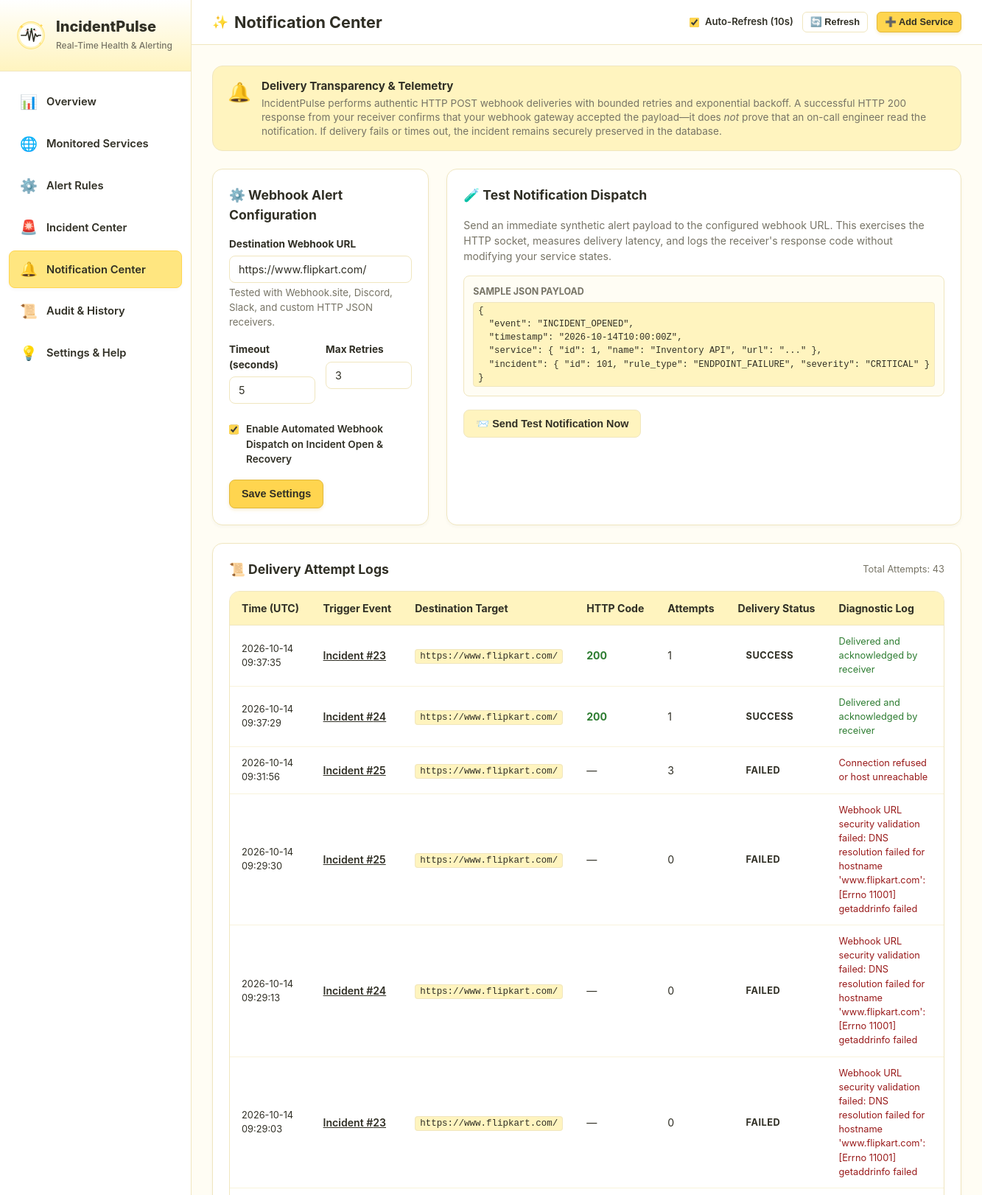
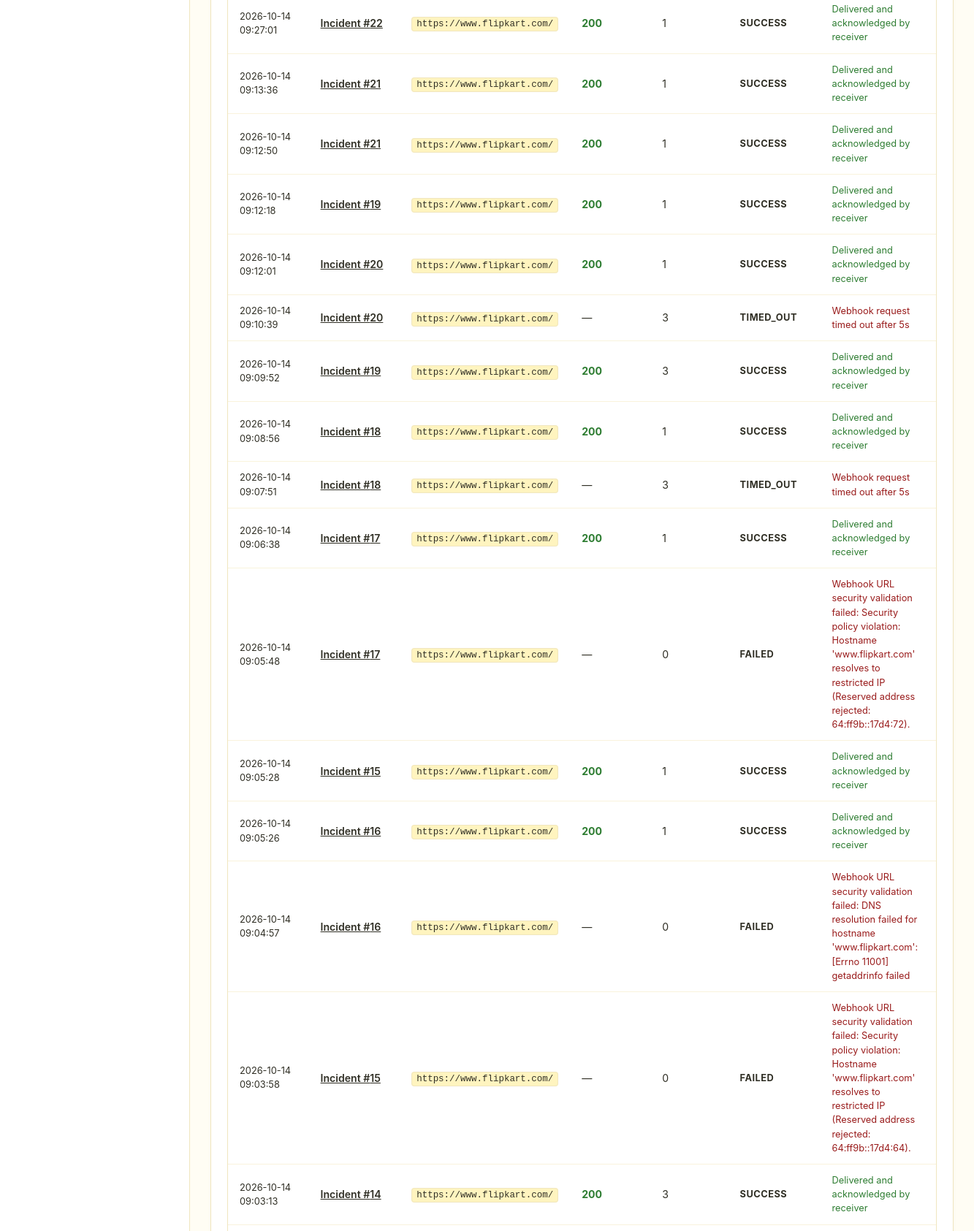
The page /notifications (upper part) on the database its author committed (2 pictures, top to bottom).
### tables this page shows
CREATE TABLE notification_configs (
                id INTEGER PRIMARY KEY AUTOINCREMENT,
                channel_type TEXT NOT NULL DEFAULT 'WEBHOOK',
                webhook_url TEXT,
                is_enabled INTEGER NOT NULL DEFAULT 1,
                timeout_seconds INTEGER NOT NULL DEFAULT 5,
                max_retries INTEGER NOT NULL DEFAULT 3,
                created_at TEXT NOT NULL,
                updated_at TEXT NOT NULL
            );

CREATE TABLE notification_logs (
                id INTEGER PRIMARY KEY AUTOINCREMENT,
                incident_id INTEGER,
                channel_type TEXT NOT NULL DEFAULT 'WEBHOOK',
                target_url TEXT NOT NULL,
                payload_preview TEXT,
                status TEXT NOT NULL,
                http_status INTEGER,
                attempt_number INTEGER NOT NULL DEFAULT 1,
                error_message TEXT,
                created_at TEXT NOT NULL,
                FOREIGN KEY (incident_id) REFERENCES incidents(id) ON DELETE SET NULL
            );

### incidentpulse/routes/web.py (the view)
@web_bp.route("/notifications")
def notifications_page():
    conn = get_db_connection()
    try:
        config = get_notification_config(conn)
        logs, total = get_notification_logs(limit=50)
        return render_template(
            "notifications.html",
            config=dict(config) if config else None,
            logs=logs,
            total=total
        )
    finally:
        conn.close()

### incidentpulse/database.py (called while the page is built)
def get_db_path() -> str:
    global _DB_PATH
    if _DB_PATH is None:
        from incidentpulse.config import Config
        set_db_path(Config.DB_PATH)
    return _DB_PATH

def get_db_connection() -> sqlite3.Connection:
    conn = sqlite3.connect(get_db_path(), timeout=10.0)
    conn.row_factory = sqlite3.Row
    conn.execute("PRAGMA foreign_keys = ON;")
    conn.execute("PRAGMA journal_mode = WAL;")
    return conn

### incidentpulse/models.py (called while the page is built)
def get_notification_logs(limit: int = 50, offset: int = 0) -> Tuple[List[Dict[str, Any]], int]:
    conn = get_db_connection()
    try:
        cur_count = conn.execute("SELECT COUNT(*) as total FROM notification_logs")
        total = cur_count.fetchone()["total"]
        cur = conn.execute("""
            SELECT nl.*, i.title as incident_title
            FROM notification_logs nl
            LEFT JOIN incidents i ON nl.incident_id = i.id
            ORDER BY nl.created_at DESC
            LIMIT ? OFFSET ?
        """, (limit, offset))
        return [dict(r) for r in cur.fetchall()], total
    finally:
        conn.close()

### incidentpulse/monitoring/notifications.py (called while the page is built)
def get_notification_config(conn: sqlite3.Connection) -> Optional[sqlite3.Row]:
    cur = conn.execute("""
        SELECT * FROM notification_configs
        WHERE is_enabled = 1
        ORDER BY id DESC LIMIT 1
    """)
    return cur.fetchone()

### incidentpulse/templates/notifications.html (shortened to what this page needs)
{% extends "base.html" %}
{% block page_title %}Notification Center{% endblock %}
{% block content %}
<div style="background-color: var(--bg-soft-yellow); border: 1.5px solid var(--border-color); border-radius: var(--radius-md); padding: 16px 20px; margin-bottom: 24px; display: flex; align-items: flex-start; gap: 14px;">
  <span style="font-size: 1.6rem;">🔔</span>
  <div>
    <h4 style="font-size: 0.95rem; font-weight: 700; color: var(--text-main); margin-bottom: 2px;">
      Delivery Transparency & Telemetry
    </h4>
    <p style="font-size: 0.85rem; color: var(--text-secondary); line-height: 1.4;">
      IncidentPulse performs authentic HTTP POST webhook deliveries with bounded retries and exponential backoff. A successful HTTP 200 response from your receiver confirms that your webhook gateway accepted the payload—it does <em>not</em> prove that an on-call engineer read the notification. If delivery fails or times out, the incident remains securely preserved in the database.
    </p>
  </div>
</div>
<div style="display: grid; grid-template-columns: 1fr 1fr; gap: 24px; margin-bottom: 24px;">
  <div class="card">
    <div class="card-header">
      <h3 class="card-title">⚙️ Webhook Alert Configuration</h3>
    </div>
    <form id="notificationConfigForm">
      <div class="form-group">
        <label class="form-label" for="webhook_url">Destination Webhook URL</label>
        <input type="url" id="webhook_url" name="webhook_url" class="form-control"
               placeholder="https://webhook.site/... or https://discord.com/api/webhooks/..."
               value="{{ config.webhook_url if config and config.webhook_url else '' }}">
        <small style="color: var(--text-secondary); display: block; margin-top: 4px;">
          Tested with Webhook.site, Discord, Slack, and custom HTTP JSON receivers.
        </small>
      </div>
      <div style="display: grid; grid-template-columns: 1fr 1fr; gap: 14px;">
        <div class="form-group">
          <label class="form-label" for="timeout_seconds">Timeout (seconds)</label>
          <input type="number" id="timeout_seconds" name="timeout_seconds" class="form-control"
                 value="{{ config.timeout_seconds if config else 5 }}" min="1" max="30">
        </div>
        <div class="form-group">
          <label class="form-label" for="max_retries">Max Retries</label>
          <input type="number" id="max_retries" name="max_retries" class="form-control"
                 value="{{ config.max_retries if config else 3 }}" min="1" max="5">
        </div>
      </div>
      <div class="form-check" style="margin-bottom: 18px;">
        <input type="checkbox" id="is_enabled" name="is_enabled"
               {% if not config or config.is_enabled %}checked{% endif %}>
        <label for="is_enabled" style="font-size: 0.85rem; font-weight: 600; cursor: pointer;">
          Enable Automated Webhook Dispatch on Incident Open & Recovery
        </label>
      </div>
      <button type="submit" class="btn btn-primary">Save Settings</button>
    </form>
  </div>
  <div class="card">
    <div class="card-header">
      <h3 class="card-title">🧪 Test Notification Dispatch</h3>
    </div>
    <p style="font-size: 0.88rem; color: var(--text-secondary); line-height: 1.5; margin-bottom: 16px;">
      Send an immediate synthetic alert payload to the configured webhook URL. This exercises the HTTP socket, measures delivery latency, and logs the receiver's response code without modifying your service states.
    </p>
    <div style="background-color: var(--bg-main); border: 1px solid var(--border-color); border-radius: var(--radius-sm); padding: 12px; margin-bottom: 18px;">
      <span style="font-size: 0.78rem; font-weight: 700; color: var(--text-secondary); display: block; margin-bottom: 4px;">SAMPLE JSON PAYLOAD</span>
      <pre style="font-size: 0.76rem; max-height: 120px; overflow-y: auto;">{
  "event": "INCIDENT_OPENED",
  "timestamp": "2026-10-14T10:00:00Z",
  "service": { "id": 1, "name": "Inventory API", "url": "..." },
  "incident": { "id": 101, "rule_type": "ENDPOINT_FAILURE", "severity": "CRITICAL" }
}</pre>
    </div>
    <button class="btn btn-secondary" onclick="triggerTestNotification(this)">
      📨 Send Test Notification Now
    </button>
  </div>
</div>
<div class="card">
  <div class="card-header">
    <h3 class="card-title">📜 Delivery Attempt Logs</h3>
    <span style="font-size: 0.8rem; color: var(--text-secondary);">Total Attempts: {{ total }}</span>
  </div>
  {% if logs %}
  <div class="table-responsive">
    <table class="data-table">
      <thead>
        <tr>
          <th>Time (UTC)</th>
          <th>Trigger Event</th>
          <th>Destination Target</th>
          <th>HTTP Code</th>
          <th>Attempts</th>
          <th>Delivery Status</th>
          <th>Diagnostic Log</th>
        </tr>
      </thead>
      <tbody>
        {% for l in logs %}
        <tr>
          <td style="font-size: 0.8rem;">{{ l.created_at[:19].replace('T', ' ') }}</td>
          <td>
            {% if l.incident_id %}
            <a href="/incidents/{{ l.incident_id }}" style="font-weight: 600; color: var(--text-main);">
              Incident #{{ l.incident_id }}
            </a>
            {% else %}
            <span style="font-weight: 600; color: #0288D1;">🧪 Manual Test</span>
            {% endif %}
          </td>
          <td><code style="font-size: 0.78rem;">{{ l.target_url }}</code></td>
          <td>
            {% if l.http_status %}
            <span style="font-weight: 700; color: {% if l.http_status < 400 %}var(--status-up){% else %}var(--status-down){% endif %};">
              {{ l.http_status }}
            </span>
            {% else %}
            —
            {% endif %}
          </td>
          <td>{{ l.attempt_number }}</td>
          <td><span class="status-badge {{ l.status }}">{{ l.status }}</span></td>
          <td style="font-size: 0.8rem; color: {% if l.error_message %}#991B1B{% else %}var(--status-up){% endif %};">
            {{ l.error_message or 'Delivered and acknowledged by receiver' }}
          </td>
        </tr>
        {% endfor %}
      </tbody>
    </table>
  </div>
  {% else %}
  <div class="empty-state" style="padding: 24px;">
    <h4>No Notification Telemetry</h4>
    <p style="font-size: 0.85rem; margin-bottom: 0;">No webhook notifications have been sent yet. Configure a destination and click "Send Test Notification" above.</p>
  </div>
  {% endif %}
</div>
{% endblock %}

### incidentpulse/static/css/style.css (style rules this page uses)
:root { --bg-main: #FFFDF4; --bg-soft-yellow: #FFF4BF; --bg-primary-yellow: #FFE680; --bg-accent-yellow: #FFD54F; --bg-card: #FFFFFF; --bg-hover: #FFFBE6; --text-main: #302F25; --text-secondary: #777466; --text-muted: #9E9A89; --border-color: #F0E6BF; --border-light: #F9F3DC; --status-up: #2E7D32; --status-up-bg: #E8F5E9; --status-up-border: #A5D6A7; --status-degraded: #D97706; --status-degraded-bg: #FEF3C7; --status-degraded-border: #FCD34D; --status-down: #DC2626; --status-down-bg: #FEE2E2; --status-down-border: #FCA5A5; --status-unknown: #64748B; --status-unknown-bg: #F1F5F9; --status-unknown-border: #CBD5E1; --shadow-sm: 0 2px 4px rgba(48, 47, 37, 0.04); --shadow-md: 0 4px 12px rgba(48, 47, 37, 0.06); --shadow-lg: 0 8px 24px rgba(48, 47, 37, 0.08); --radius-sm: 8px; --radius-md: 14px; --radius-lg: 20px; --radius-full: 9999px; --font-sans: -apple-system, BlinkMacSystemFont, "Segoe UI", Roboto, "Helvetica Neue", Arial, sans-serif; --font-mono: ui-monospace, SFMono-Regular, Menlo, Monaco, Consolas, "Liberation Mono", "Courier New", monospace; --transition-fast: 0.15s ease; --transition-normal: 0.25s cubic-bezier(0.16, 1, 0.3, 1); }
* { box-sizing: border-box; margin: 0; padding: 0; }
body { font-family: var(--font-sans); background-color: var(--bg-main); color: var(--text-main); line-height: 1.5; min-height: 100vh; display: flex; overflow-x: hidden; }
.btn { display: inline-flex; align-items: center; justify-content: center; gap: 8px; padding: 8px 16px; font-size: 0.9rem; font-weight: 600; border-radius: var(--radius-sm); cursor: pointer; transition: all var(--transition-fast); text-decoration: none; border: 1.5px solid transparent; line-height: 1.4; }
.btn-primary { background-color: var(--bg-accent-yellow); color: var(--text-main); border-color: #E2B93B; box-shadow: 0 2px 4px rgba(226, 185, 59, 0.25); }
.btn-secondary { background-color: var(--bg-soft-yellow); color: var(--text-main); border-color: var(--border-color); }
.card { background-color: var(--bg-card); border: 1.5px solid var(--border-color); border-radius: var(--radius-md); padding: 22px; box-shadow: var(--shadow-sm); transition: all var(--transition-fast); }
.card-header { display: flex; align-items: center; justify-content: space-between; margin-bottom: 16px; }
.card-title { font-size: 1.1rem; font-weight: 700; color: var(--text-main); display: flex; align-items: center; gap: 8px; }
.status-badge { display: inline-flex; align-items: center; gap: 6px; padding: 4px 10px; font-size: 0.8rem; font-weight: 700; border-radius: var(--radius-full); text-transform: uppercase; letter-spacing: 0.5px; border: 1px solid transparent; }
.table-responsive { width: 100%; overflow-x: auto; border: 1.5px solid var(--border-color); border-radius: var(--radius-md); background-color: #FFFFFF; }
.data-table { width: 100%; border-collapse: collapse; text-align: left; font-size: 0.88rem; }
.data-table th { background-color: var(--bg-soft-yellow); padding: 12px 16px; font-weight: 700; color: var(--text-main); border-bottom: 1.5px solid var(--border-color); white-space: nowrap; }
.data-table td { padding: 12px 16px; border-bottom: 1px solid var(--border-light); color: var(--text-main); vertical-align: middle; }
code, pre { font-family: var(--font-mono); font-size: 0.84rem; background-color: var(--bg-soft-yellow); padding: 2px 6px; border-radius: 4px; border: 1px solid var(--border-color); }
.form-group { margin-bottom: 16px; }
.form-label { display: block; font-size: 0.85rem; font-weight: 700; margin-bottom: 6px; color: var(--text-main); }
.form-control { width: 100%; padding: 9px 12px; border: 1.5px solid var(--border-color); border-radius: var(--radius-sm); font-family: var(--font-sans); font-size: 0.9rem; background-color: #FFFFFF; color: var(--text-main); transition: border-color var(--transition-fast); }
.form-check { display: flex; align-items: flex-start; gap: 10px; margin-top: 8px; }
.form-check input[type="checkbox"] { margin-top: 3px; width: 16px; height: 16px; accent-color: var(--bg-accent-yellow); cursor: pointer; }

### rows shown on the page
notification_configs: webhook_url "https://www.flipkart.com/", timeout_seconds "5", max_retries "3", is_enabled "☑"
notification_logs: created_at "2026-10-14 09:37:35", incident_id "23", target_url "https://www.flipkart.com/", http_status "200", attempt_number "1", status "SUCCESS", error_message "Delivered and acknowledged by receiver"
notification_logs: created_at "2026-10-14 09:37:29", incident_id "24", target_url "https://www.flipkart.com/", http_status "200", attempt_number "1", status "SUCCESS", error_message "Delivered and acknowledged by receiver"
notification_logs: created_at "2026-10-14 09:31:56", incident_id "25", target_url "https://www.flipkart.com/", attempt_number "3", status "FAILED", error_message "Connection refused or host unreachable"
notification_logs: created_at "2026-10-14 09:29:30", incident_id "25", target_url "https://www.flipkart.com/", attempt_number "0", status "FAILED", error_message "Webhook URL security validation failed: DNS resolution failed for hostname 'www.flipkart.com': [Errno 11001] getaddrinfo failed"
notification_logs: created_at "2026-10-14 09:29:13", incident_id "24", target_url "https://www.flipkart.com/", attempt_number "0", status "FAILED", error_message "Webhook URL security validation failed: DNS resolution failed for hostname 'www.flipkart.com': [Errno 11001] getaddrinfo failed"
notification_logs: created_at "2026-10-14 09:29:03", incident_id "23", target_url "https://www.flipkart.com/", attempt_number "0", status "FAILED", error_message "Webhook URL security validation failed: DNS resolution failed for hostname 'www.flipkart.com': [Errno 11001] getaddrinfo failed"
notification_logs: created_at "2026-10-14 09:27:01", incident_id "22", target_url "https://www.flipkart.com/", http_status "200", attempt_number "1", status "SUCCESS", error_message "Delivered and acknowledged by receiver"
notification_logs: created_at "2026-10-14 09:13:36", incident_id "21", target_url "https://www.flipkart.com/", http_status "200", attempt_number "1", status "SUCCESS", error_message "Delivered and acknowledged by receiver"
notification_logs: created_at "2026-10-14 09:12:50", incident_id "21", target_url "https://www.flipkart.com/", http_status "200", attempt_number "1", status "SUCCESS", error_message "Delivered and acknowledged by receiver"
notification_logs: created_at "2026-10-14 09:12:18", incident_id "19", target_url "https://www.flipkart.com/", http_status "200", attempt_number "1", status "SUCCESS", error_message "Delivered and acknowledged by receiver"
notification_logs: created_at "2026-10-14 09:12:01", incident_id "20", target_url "https://www.flipkart.com/", http_status "200", attempt_number "1", status "SUCCESS", error_message "Delivered and acknowledged by receiver"
notification_logs: created_at "2026-10-14 09:10:39", incident_id "20", target_url "https://www.flipkart.com/", attempt_number "3", status "TIMED_OUT", error_message "Webhook request timed out after 5s"
notification_logs: created_at "2026-10-14 09:09:52", incident_id "19", target_url "https://www.flipkart.com/", http_status "200", attempt_number "3", status "SUCCESS", error_message "Delivered and acknowledged by receiver"
notification_logs: created_at "2026-10-14 09:08:56", incident_id "18", target_url "https://www.flipkart.com/", http_status "200", attempt_number "1", status "SUCCESS", error_message "Delivered and acknowledged by receiver"
notification_logs: created_at "2026-10-14 09:07:51", incident_id "18", target_url "https://www.flipkart.com/", attempt_number "3", status "TIMED_OUT", error_message "Webhook request timed out after 5s"
notification_logs: created_at "2026-10-14 09:06:38", incident_id "17", target_url "https://www.flipkart.com/", http_status "200", attempt_number "1", status "SUCCESS", error_message "Delivered and acknowledged by receiver"
notification_logs: created_at "2026-10-14 09:05:48", incident_id "17", target_url "https://www.flipkart.com/", attempt_number "0", status "FAILED", error_message "Webhook URL security validation failed: Security policy violation: Hostname 'www.flipkart.com' resolves to restricted IP (Reserved address rejected: 64:ff9b::17d4:72)."
notification_logs: created_at "2026-10-14 09:05:28", incident_id "15", target_url "https://www.flipkart.com/", http_status "200", attempt_number "1", status "SUCCESS", error_message "Delivered and acknowledged by receiver"
notification_logs: created_at "2026-10-14 09:05:26", incident_id "16", target_url "https://www.flipkart.com/", http_status "200", attempt_number "1", status "SUCCESS", error_message "Delivered and acknowledged by receiver"
notification_logs: created_at "2026-10-14 09:04:57", incident_id "16", target_url "https://www.flipkart.com/", attempt_number "0", status "FAILED", error_message "Webhook URL security validation failed: DNS resolution failed for hostname 'www.flipkart.com': [Errno 11001] getaddrinfo failed"
notification_logs: created_at "2026-10-14 09:03:58", incident_id "15", target_url "https://www.flipkart.com/", attempt_number "0", status "FAILED", error_message "Webhook URL security validation failed: Security policy violation: Hostname 'www.flipkart.com' resolves to restricted IP (Reserved address rejected: 64:ff9b::17d4:64)."
notification_logs: created_at "2026-10-14 09:03:13", incident_id "14", target_url "https://www.flipkart.com/", http_status "200", attempt_number "3", status "SUCCESS", error_message "Delivered and acknowledged by receiver"

### other values the page prints
{{ total }} "43"
